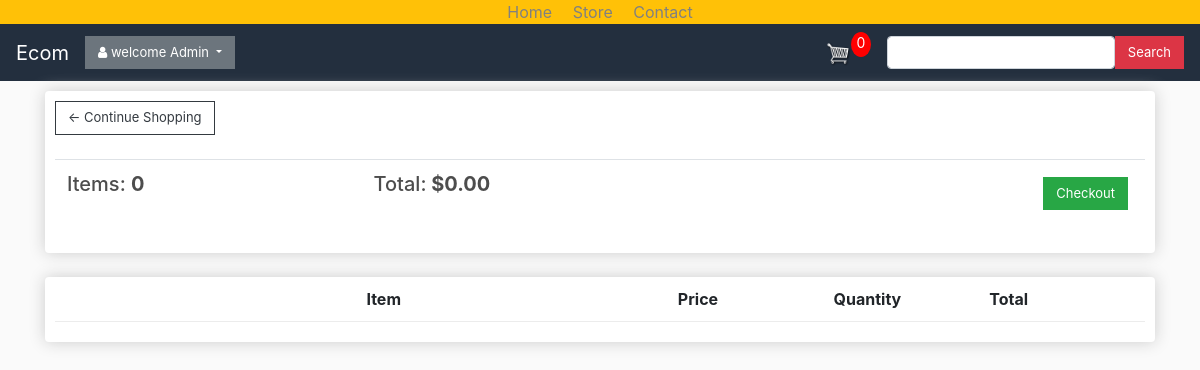
Page /user_cart/ (signed in) on the earlier database version.
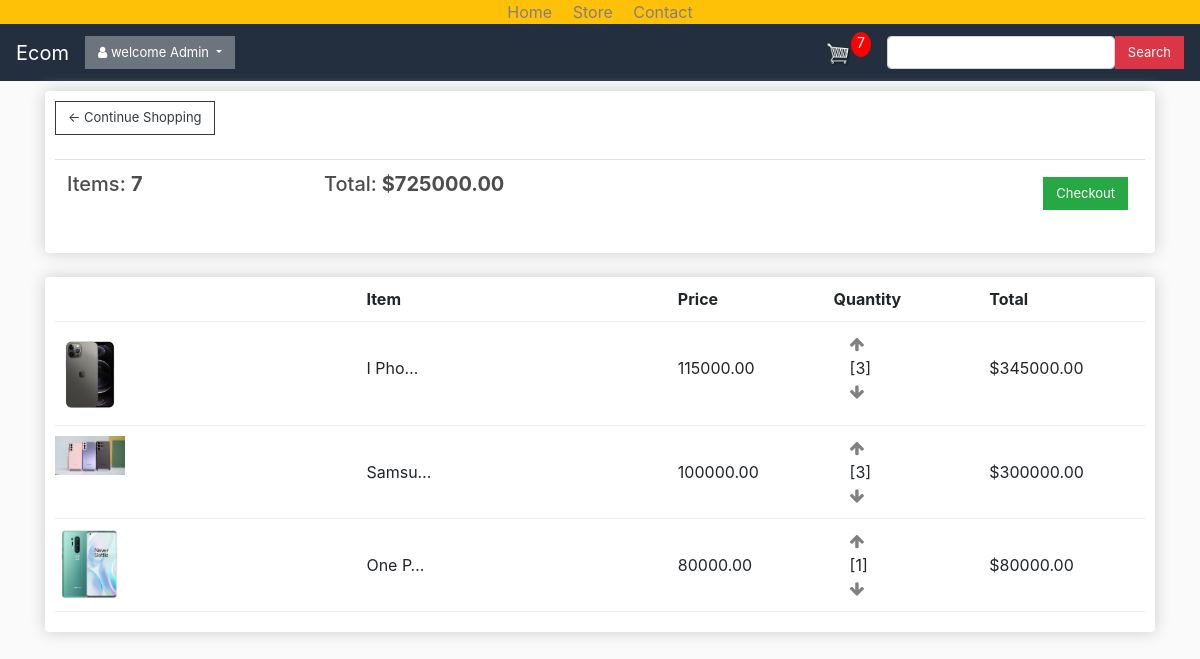
Same page on the later database version.
### user_panel/models.py (models this page shows, shortened)
class Order(models.Model):
    customer = models.ForeignKey(Customer, on_delete=models.SET_NULL, blank=True, null=True)
    date_orderd = models.DateTimeField(auto_now_add=True)
    complete = models.BooleanField(default=False, null=True, blank=False)
    transaction_id = models.CharField(max_length=200, null=True)
    @property
    def get_cart_total(self):
        orderitems = self.orderitem_set.all()
        total = sum([item.get_total for item in orderitems])
        return total
    @property
    def get_cart_items(self):
        orderitems = self.orderitem_set.all()
        total = sum([item.quantity for item in orderitems])
        return total

class OrderItem(models.Model):
    product = models.ForeignKey(Product, on_delete=models.SET_NULL, blank=True, null=True)
    order = models.ForeignKey(Order, on_delete=models.SET_NULL, blank=True, null=True)
    quantity = models.IntegerField(default=0, null=True, blank=True)
    date_added = models.DateTimeField(auto_now_add=True)
    @property
    def get_total(self):
        total = self.product.price * self.quantity
        return total

class Product(models.Model):
    name = models.CharField(max_length=200, null=True)
    price = models.FloatField()
    descriptions = models.CharField(max_length=500, null=True)
    digital = models.BooleanField(default=False, null=True, blank=False)
    image1 = models.ImageField(null=True, blank=True)
    image2 = models.ImageField(null=True, blank=True)
    image3 = models.ImageField(null=True, blank=True)
    date_added = models.DateTimeField(auto_now_add=True)
    def imageURL1(self):
        try:
            url = self.image1.url
        except:
            url = ''
        return url

### user_panel/views.py (the view)
# urls.py: path('user_cart/', views.cart, name="user_cart"),
def cart(request):
    data = cartData(request)
    cartItems = data['cartItems']
    order = data['order']
    items = data['items']
    context = {
        'items': items,
        'order': order,
        'cartItems': cartItems
    }
    return render(request, 'user_panel/cart.html', context)

### user_panel/utils.py (called while the page is built)
def cartData(request):
    if request.user.is_authenticated:
        customer = request.user.customer
        order, created = Order.objects.get_or_create(
            customer=customer, complete=False)
        items = order.orderitem_set.all()
        cartItems = order.get_cart_items
    else:
        cookieData = cookieCart(request)
        cartItems = cookieData['cartItems']
        order = cookieData['order']
        items = cookieData['items']
    return {'cartItems': cartItems, 'order': order, 'items': items}

### templates/user_panel/cart.html
{% extends 'user_panel/base.html' %} {% load static %} {% block content %}
<div class="row">
  <div class="col-lg-12">
    <div class="box-element">
      <a class="btn btn-outline-dark" href="{% url 'user_store' %}"
        >&#x2190; Continue Shopping</a
      >
      <br />
      <br />
      <table class="table">
        <tr>
          <th>
            <h5>Items: <strong>{{order.get_cart_items}}</strong></h5>
          </th>
          <th>
            <h5>
              Total:<strong> ${{order.get_cart_total|floatformat:2}}</strong>
            </h5>
          </th>
          <th>
            <a
              style="float: right; margin: 5px"
              class="btn btn-success"
              href="{% url 'user_checkout' %}"
              >Checkout</a
            >
          </th>
        </tr>
      </table>
    </div>
    <br />
    <div class="box-element">
      <div class="cart-row">
        <div style="flex: 2"></div>
        <div style="flex: 2"><strong>Item</strong></div>
        <div style="flex: 1"><strong>Price</strong></div>
        <div style="flex: 1"><strong>Quantity</strong></div>
        <div style="flex: 1"><strong>Total</strong></div>
      </div>
      {% for item in items %}
      <div class="cart-row">
        <div style="flex: 2">
          <img class="row-image" src="{{item.product.imageURL1}}" />
        </div>
        <div style="flex: 2" class="mt-4 mr-0"><p>{{item.product.name |truncatechars:6}}</p></div>
        <div style="flex: 1" class="mt-4"><p>{{item.product.price|floatformat:2}}</p></div>
        <div style="flex: 1">
          <div class="align-self-start">
          <a href="#" data-product={{item.product.id}} data-action="add" class="update-cart">
            <i class="fa fa-arrow-up ml-3" aria-hidden="true"></i>
            </a>
          </div>
          <div class="align-self-end ml-3">[{{item.quantity}}]</div>
          <div class="align-self-center">
          <a href="#" data-product={{item.product.id}} data-action="remove" class="update-cart">
            <i class="fa fa-arrow-down ml-3" aria-hidden="true"></i>
            </a>
          </div>
        </div>
        <div style="flex: 1" class="mt-4"><p>${{item.get_total|floatformat:2}}</p></div>
      </div>
      {% endfor %}
    </div>
  </div>
</div>
{% endblock content %}

### templates/user_panel/base.html (shortened to what this page needs)
{% load static %}
<!DOCTYPE html>
<html lang="en">
  <head>
    <link
      rel="stylesheet"
      href="https://maxcdn.bootstrapcdn.com/bootstrap/4.5.2/css/bootstrap.min.css"
    />
    <link
      rel="stylesheet"
      href="https://cdnjs.cloudflare.com/ajax/libs/font-awesome/4.7.0/css/font-awesome.min.css"
    />
    <link rel="stylesheet" href="{% static 'user/css/style.css' %}" />
  </head>
  <body>
<div class="row bg-warning">
<div class="col-4">
</div>
<div class="col-4 text-center">
<a href="{% url 'user_home' %}" class="ml-2 mr-2 colr">Home</a>
<a href="{% url 'user_store' %}" class="ml-2 mr-2 colr">Store</a>
<a href="{% url 'user_store' %}" class="ml-2 mr-2 colr">Contact</a>
</div>
<div class="col-4">
</div>
</div>
    <nav class="navbar navbar-expand-lg navbar-dark bg-dark  ">
      <a class="navbar-brand" href="{% url 'user_home' %}">Ecom</a>
      <div class="collapse navbar-collapse" id="navbarSupportedContent">
        <ul class="navbar-nav mr-auto">
              <div class="d-flex flex-row">
  <div class="">
   {% if user.is_authenticated %}
            <div class="dropdown">
  <button class="btn btn-secondary dropdown-toggle btns" type="button" id="dropdownMenuButton" data-toggle="dropdown" aria-haspopup="true" aria-expanded="false">
    <i class="fa fa-user" aria-hidden="true"></i> welcome
            {{request.user.username}}
  </button>
</div>
      {% else %}
      <a class="btn btn-secondary btns">Login</a>
      {% endif %}
  </div>
</div>
        </ul>
        <div class="form-inline my-2 my-lg-0">
          <a href="{% url 'user_cart' %}">
            <img id="cart-icon" src="{% static 'images/cart.png' %}" />
          </a>
          <p id="cart-total">{{cartItems}}</p>
        </div>
        <div class="form-inline my-2 my-lg-0 text-center">
         <div class="d-flex flex-row">
  <div class="ml-3">
  <form  method="get" action="{% url 'user_search' %}">
  <input type="search" class="form-control" name="search"/> </div>
  <div class=""> <button class="btn btn-danger" type="submit">Search</button></div>
</div>
        </div>
      </div>
    </nav>
    <div class="container">{% block content %} {% endblock content %}</div>
  </body>
</html>

### static/user/css/style.css (style rules this page uses)
body { background-color: hsl(0, 0%, 98%); }
h1,h2,h3,h4,h5,h6 { color:hsl(0, 0%, 30%); }
.box-element { box-shadow:hsl(0, 0%, 80%) 0 0 16px; background-color: #fff; border-radius: 4px; padding: 10px; }
.bg-dark { background-color: #232f3e!important; }
#cart-icon { width:25px; display: inline-block; margin-left: 15px; }
#cart-total { display: block; text-align: center; color:#fff; background-color: red; width: 20px; height: 25px; border-radius: 50%; font-size: 14px; }
.col-lg-4, .col-lg-6, .col-lg-8, .col-lg-12 { margin-top: 10px; }
.btn { border-radius: 0; }
.row-image { width: 70px; max-width: 70px; }
.cart-row { display: flex; align-items: flex-stretch; padding-bottom: 10px; margin-bottom: 10px; border-bottom: 1px solid #ececec; }
.btn { font-size: 13px !important; }
.form-control { font-size: 13px !important; }
a { color: gray; }

Differences in the rows shown:
computed for Order: get_cart_items "0" → "7"; get_cart_total "0.00" → "725000.00"
added OrderItem: product.imageURL1 (picture), product.name "I Pho…", product.price "115000.00", quantity "3", get_total "345000.00"
added OrderItem: product.imageURL1 (picture), product.name "Samsu…", product.price "100000.00", quantity "3", get_total "300000.00"
added OrderItem: product.imageURL1 (picture), product.name "One P…", product.price "80000.00", quantity "1", get_total "80000.00"
Other differences:
{{ cartItems }}: "0" → "7"
